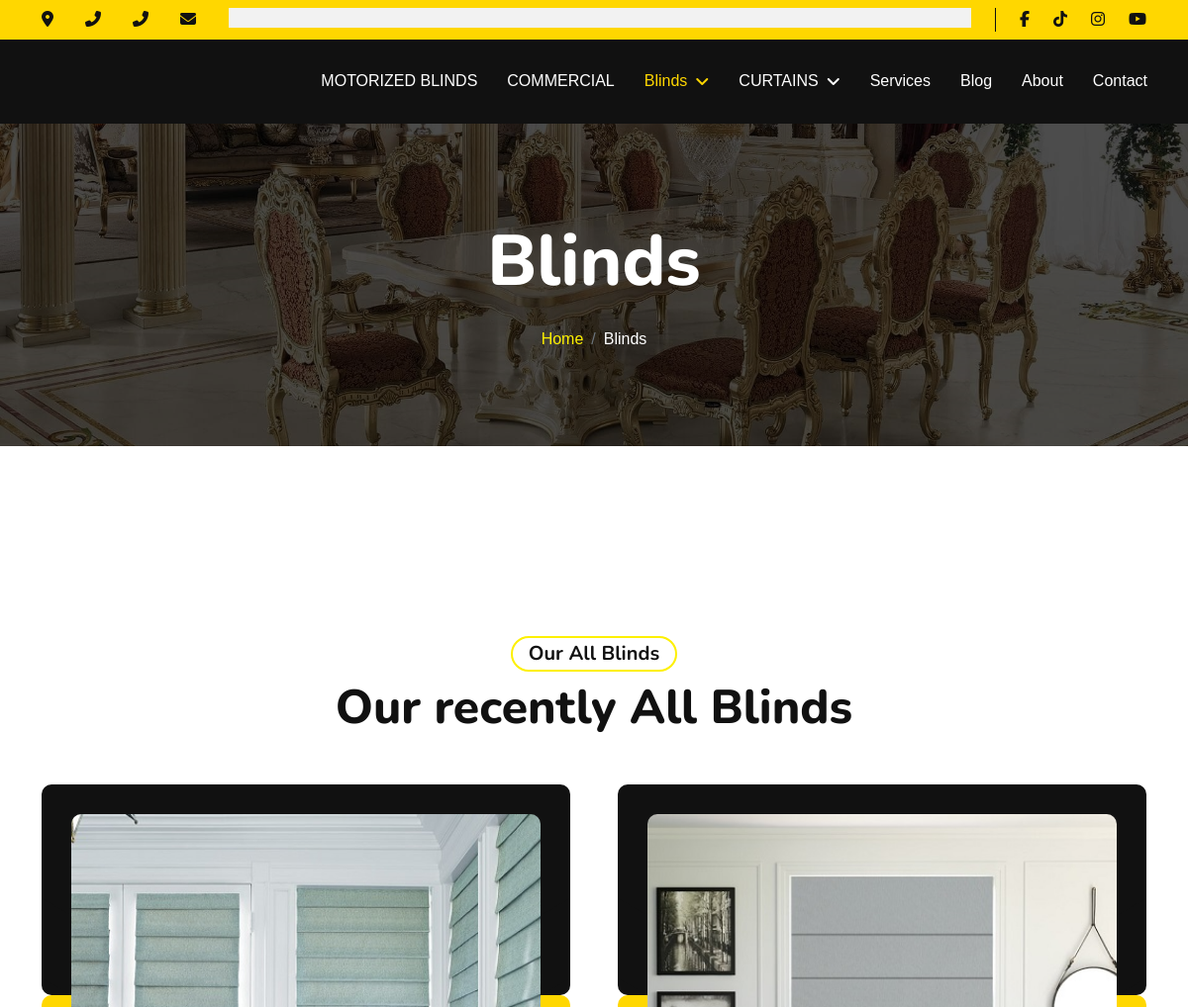
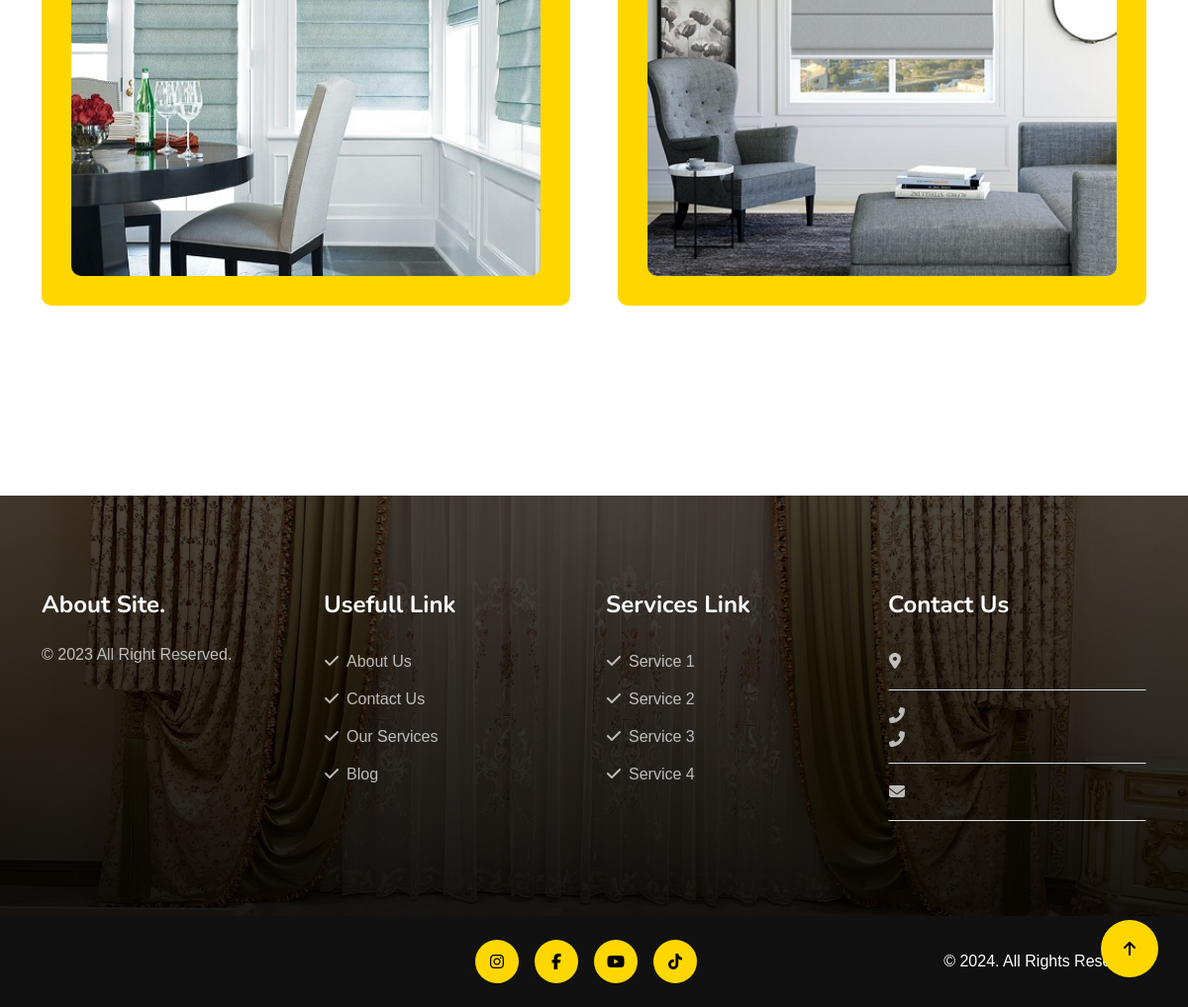
The page /products/blinds/ on the database as committed earlier (2 pictures, top to bottom).
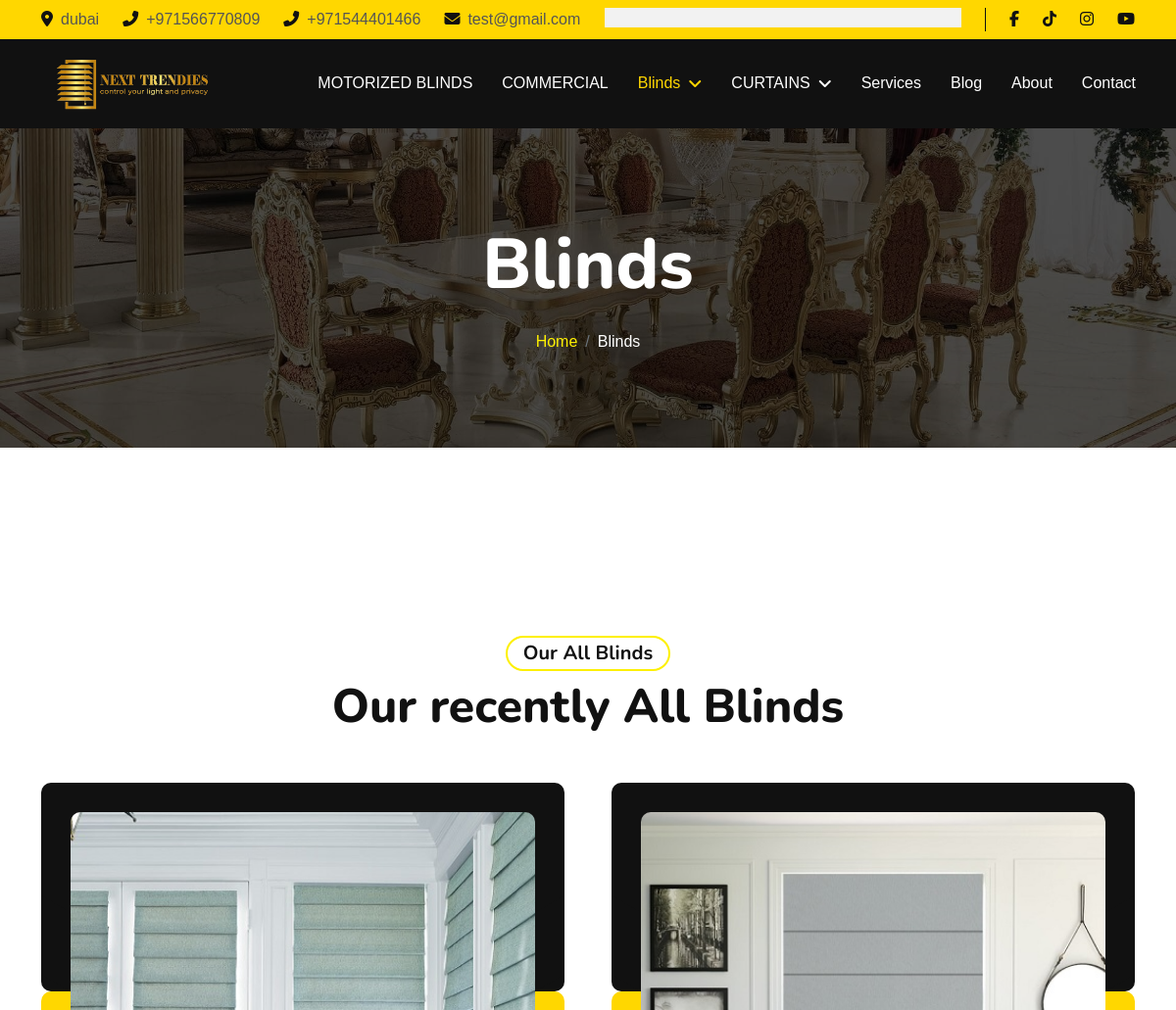
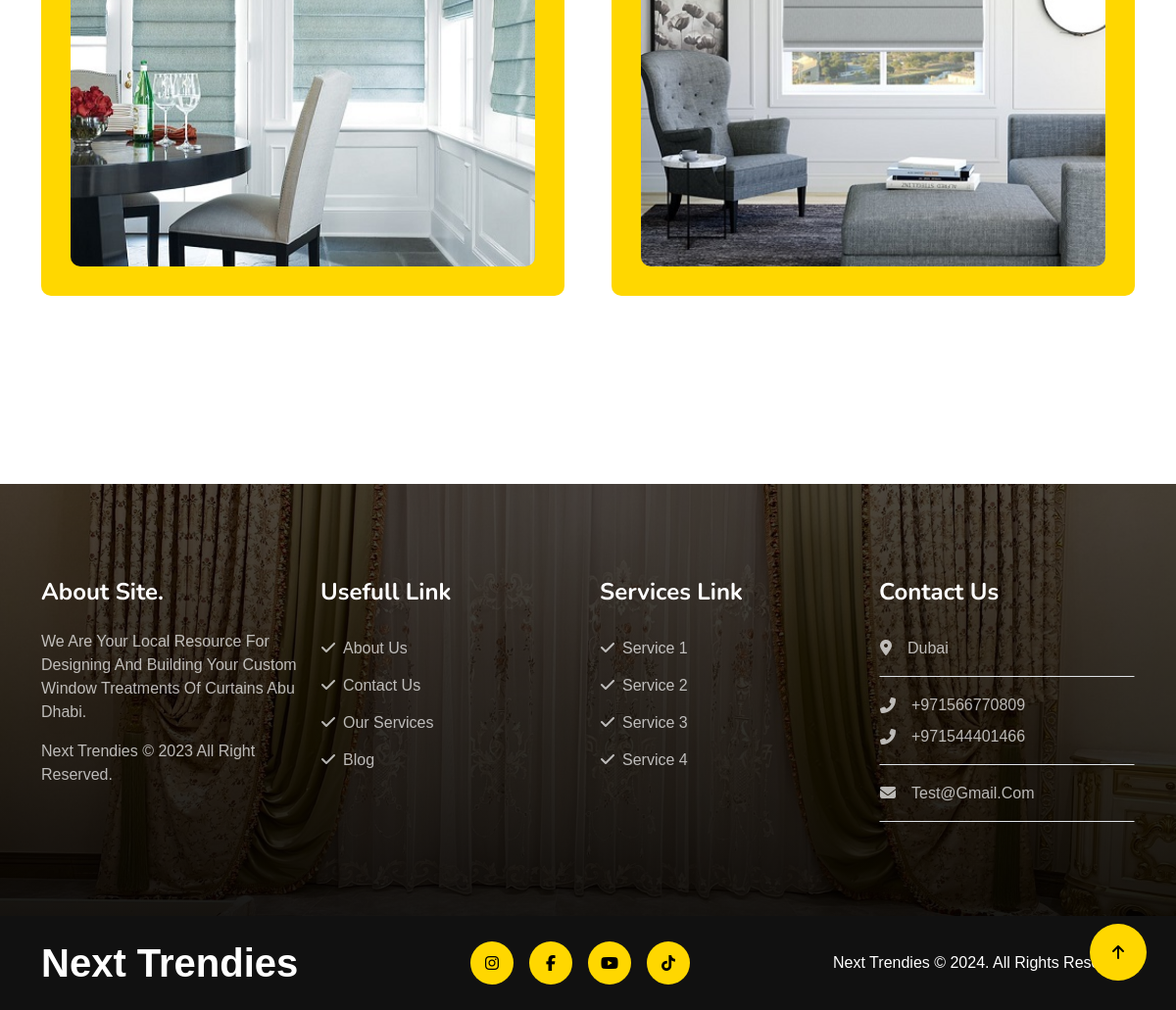
The same page on the database as committed later (2 pictures, top to bottom).
### settings/models.py (models this page shows, shortened)
class Settings(models.Model):
    site_name = models.CharField( max_length=50)
    logo = models.ImageField( upload_to='setting/')
    phone1 = models.CharField( max_length=30)
    phone2 = models.CharField( max_length=30 , blank=True , null=True)
    email1 = models.EmailField( max_length=254)
    email2 = models.EmailField( max_length=254 ,blank=True , null=True)
    description = models.TextField(max_length=1000)
    fb_link = models.URLField( max_length=200)
    tiktok_link = models.URLField( max_length=200)
    instagram_link = models.URLField( max_length=200)
    youtube_link = models.URLField( max_length=200)
    address = models.CharField( max_length=50)
    views = models.PositiveIntegerField(default=0)
    class Meta:
        verbose_name = ("Info")
        verbose_name_plural = ("Info")

### products/views.py (the view)
# urls.py: path('blinds/' , views.blinds_list , name='blinds_list'),
def blinds_list(request):
    blinds = Blinds.objects.all()
    context = {
        'blinds':blinds
    }
    return render(request , 'blinds/blinds.html' , context)

### about/about_context.py (called while the page is built)
def about(request):
    about = About.objects.last()
    context = {
        'about':about,
    }
    return context

### products/context.py (called while the page is built)
def nav(request):
    blinds_nav = Blinds.objects.all()
    curtains_nav = Curtains.objects.all()
    context = {
        'blinds_nav':blinds_nav,
        'curtains_nav':curtains_nav
    }
    return context

### products/models.py (called while the page is built)
    def __str__(self):
        return self.title

### products/templates/blinds/blinds.html (shortened to what this page needs)
{% extends "base.html" %}
{% load static %}
{% block body %}
        <div class="container-fluid page-header py-5">
            <div class="container text-center py-5">
                <h1 class="display-2 text-white mb-4 animated slideInDown">Blinds</h1>
                <nav aria-label="breadcrumb">
                    <ol class="breadcrumb justify-content-center mb-0 animated slideInDown">
                        <li class="breadcrumb-item"><a href="/">Home</a></li>
                        <li class="breadcrumb-item text-white" aria-current="page">Blinds</li>
                    </ol>
                </nav>
            </div>
        </div>
        <div class="container-fluid py-5">
            <div class="container py-5">
                <div class="text-center mb-5 wow fadeInUp" data-wow-delay=".3s">
                    <h5 class="mb-2 px-3 py-1 text-dark rounded-pill d-inline-block border border-2 border-primary">Our All Blinds</h5>
                    <h1 class="display-5">Our recently All Blinds</h1>
                </div>
                <div class="row g-5">
                    {% for blind in blinds %}
                    <div class="col-xxl-4 col-lg-6 col-md-6 col-sm-12 wow fadeInUp" data-wow-delay=".3s">
                        <div class="project-item">
                            <img src="{{blind.image.url}}" class="img-fluid h-100" alt="img">
                        </div>
                    </div>
                    {% endfor %}
                </div>
            </div>
        </div>
{% endblock body %}

### templates/base.html (shortened to what the changed rows need)
{% load static %}
<!DOCTYPE html>
<html lang="en">
<head>
    <link rel="stylesheet" href="https://use.fontawesome.com/releases/v5.15.4/css/all.css" />
    <link href="https://cdnjs.cloudflare.com/ajax/libs/font-awesome/5.10.0/css/all.min.css" rel="stylesheet">
    <link href="https://cdn.jsdelivr.net/npm/bootstrap-icons@1.4.1/font/bootstrap-icons.css" rel="stylesheet">
    <link href="{% static 'lib/animate/animate.min.css'%}" rel="stylesheet">
    <link href="{% static 'lib/owlcarousel/assets/owl.carousel.min.css'%}" rel="stylesheet">
    <link href="{% static 'css/bootstrap.min.css'%}" rel="stylesheet">
    <link href="{% static 'css/all.min.css'%}" rel="stylesheet">
    <link href="{% static 'css/style.css'%}" rel="stylesheet">
</head>
<body>
    <div class="container-fluid topbar-top bg-primary">
        <div class="container">
            <div class="d-flex justify-content-between topbar py-2">
                <div class="d-flex align-items-center flex-shrink-0 topbar-info">
                    <a href="#" class="me-4 text-secondary"><i
                            class="fas fa-map-marker-alt me-2 text-dark"></i>{{myfooter.address}}</a>
                    <a href="#" class="me-4 text-secondary"><i
                            class="fas fa-phone-alt me-2 text-dark"></i>{{myfooter.phone1}}</a>
                    <a href="#" class="me-4 text-secondary"><i
                            class="fas fa-phone-alt me-2 text-dark"></i>{{myfooter.phone2}}</a>
                    <a href="#" class="text-secondary"><i
                            class="fas fa-envelope me-2 text-dark"></i>{{myfooter.email1}}</a>
                </div>
            </div>
        </div>
    </div>
    <div class="container-fluid bg-dark">
        <div class="container">
            <nav class="navbar navbar-dark navbar-expand-lg py-lg-0">
                <a href="/" class="navbar-brand">
                    <img class="logo-style" src="{{myfooter.logo.url}}">
                </a>
            </nav>
        </div>
    </div>
    {% block body %}
    {% endblock body %}
    <div class="container-fluid footer py-5 wow fadeIn" data-wow-delay=".3s">
        <div class="container py-5">
            <div class="row g-4 footer-inner">
                <div class="col-lg-3 col-md-6">
                    <div class="footer-item">
                        <h4 class="text-white fw-bold mb-4">About Site.</h4>
                        <p>{{myfooter.description}}</p>
                        <p class="mb-0"><a class="" href="/">{{myfooter.site_name}} </a> &copy; 2023 All Right Reserved.</p>
                    </div>
                </div>
                <div class="col-lg-3 col-md-6">
                    <div class="footer-item">
                        <h4 class="text-white fw-bold mb-4">Contact Us</h4>
                        <a href="" class="btn btn-link w-100 text-start ps-0 pb-3 border-bottom rounded-0"><i
                                class="fa fa-map-marker-alt me-3"></i>{{myfooter.address}}</a>
                        <a href="" class="btn btn-link w-100 text-start ps-0 py-3 border-bottom rounded-0">
                            <div class="d-flex flex-column">
                                <div class="d-flex align-items-center mb-2">
                                    <i class="fa fa-phone-alt me-3"></i>{{ myfooter.phone1 }}
                                </div>
                                <div class="d-flex align-items-center">
                                    <i class="fa fa-phone-alt me-3"></i>{{ myfooter.phone2 }}
                                </div>
                            </div>
                        </a>
                        <a href="" class="btn btn-link w-100 text-start ps-0 py-3 border-bottom rounded-0"><i
                                class="fa fa-envelope me-3"></i>{{myfooter.email1}}</a>
                    </div>
                </div>
            </div>
        </div>
    </div>
    <div class="container-fluid copyright bg-dark py-4">
        <div class="container">
            <div class="row">
                <div class="col-md-4 text-center text-md-start mb-3 mb-md-0">
                    <a href="/" class="text-primary mb-0 display-6"><span
                            class="text-white">{{myfooter.site_name}}</span></a>
                </div>
                <div class="col-md-4 copyright-btn text-center text-md-start mb-3 mb-md-0 flex-shrink-0">
                    <a class="btn btn-primary rounded-circle me-3 copyright-icon" href="{{myfooter.instagram_link}}"></a>
                    <a class="btn btn-primary rounded-circle me-3 copyright-icon" href="{{myfooter.fb_link}}"></a>
                    <a class="btn btn-primary rounded-circle me-3 copyright-icon" href="{{myfooter.youtube_link}}"></a>
                    <a class="btn btn-primary rounded-circle me-3 copyright-icon" href="{{myfooter.tiktok_link}}"></a>
                </div>
                <div class="col-md-4 my-auto text-center text-md-end text-white">
                    {{myfooter.site_name}} © 2024. All Rights Reserved.
                </div>
            </div>
        </div>
    </div>
</body>
</html>

Rows that differ between the two databases and show on the page:
added Settings: address "dubai", phone1 "+971566770809", phone2 "+971544401466", email1 "test@gmail.com", logo (picture), description "We Are Your Local Resource For Designing And Building Your Custom Window Treatments Of Curtains Abu Dhabi.", site_name "Next Trendies", address "Dubai", email1 "Test@gmail.com"
